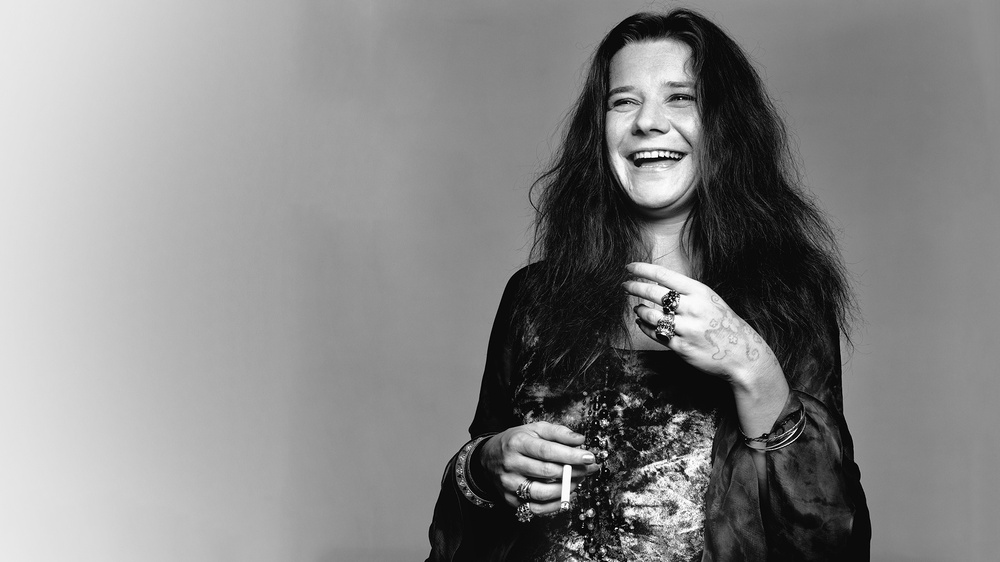
//> input picture img/janis.jpg, 1000 x 562 px, shrunk from 1920 x 1080 before the run
$ ./main img/janis.jpg 3 3   (built with g++ and OpenCV 4)
//> lines starting //> are read from the running program, lines starting //| are printed output that depends on the picture; after the words box and inside, x2 and y2 are one past the last pixel; in counts of white or black regions, pixels touching at a corner belong together
/*
 * David Ruiz García.
 *
*/

/*Step 1
   Sea aplica una mascara, usando la derivada de sobel.

  Step 2
   Se calcula el histograma de gradientes.
   Devuelve una matriz unidimencional.
   histogram_gradient(src,cell_TAM,bin_TAM);

 Step 4 se genera el vector caracteristico.
*/

#include "opencv2/imgproc/imgproc.hpp"
#include "opencv2/highgui/highgui.hpp"
#include "iostream"

using namespace std;
using namespace cv;

Mat getvec(Mat src,int nbin){
  /*Step 1*/
  Mat grad;
  int scale = 1;
  int delta = 0;
  int ddepth = CV_32F;
  Mat grad_x, grad_y;
  Mat abs_grad_x, abs_grad_y;
  /// Gradient X
  //Scharr( src, grad_x, ddepth, 1, 0, scale, delta, BORDER_DEFAULT );
  Sobel( src, grad_x, ddepth, 1, 0, 3, scale, delta, BORDER_DEFAULT );
  /// Gradient Y
  //Scharr( src, grad_y, ddepth, 0, 1, scale, delta, BORDER_DEFAULT );
  Sobel( src, grad_y, ddepth, 0, 1, 3, scale, delta, BORDER_DEFAULT );
  /// Total Gradient (approximate)

  /*Step 2*/
  Mat angle,magnitude;
  cartToPolar(grad_x, grad_y, magnitude,angle,1);
  /*Transform to unsigned gradient*/
  for(int i=0; i<angle.size().height;i++)
    for(int j=0; j<angle.size().width;j++){
      float intensity = angle.at<float>(i, j);
      if(intensity>180)
        angle.at<float>(Point(j,i)) = intensity-180;
    }
  int bin_tam = 180/nbin;
  Mat bin = Mat::zeros( nbin,1, CV_32FC1 );
  for(int x=0; x<magnitude.size().width; x++){
    for(int y=0; y<magnitude.size().height; y++){
      float intensity = angle.at<float>(y,x);
      int i=0;
      int val=0;
      do{
        if(intensity>=val && intensity < (val+bin_tam)){
          float mag = magnitude.at<float>(y,x)/255;
          if(intensity>=val && intensity<=val+90/bin_tam){
            bin.at<float>(i) += mag;
          }
          else{
            bin.at<float>(i+1) += mag;
          }
        }
        val+=bin_tam;
        i++;
      }while(i < nbin-1);
      float mag = magnitude.at<float>(y,x)/255;
      if(intensity>=val && intensity<=val+180/bin_tam){
        if(intensity>=val && intensity <=val+90/bin_tam)
          bin.at<float>(i) += mag;
        else
        bin.at<float>(0) += mag;
      }
    }
  }
  Mat bin_normalize;
  normalize(bin,bin_normalize,1,0, NORM_MINMAX);
  return bin_normalize;
}

Mat hog(Mat src, int cell_tam, int nbin){
  src.convertTo(src, CV_32F, 1/255.0);
  int nc = int (src.size().height/cell_tam) * int (src.size().width/cell_tam) * nbin;
  Mat vec = Mat::zeros( nc,1, CV_32FC1 );
  int x=0, y=0, nfeature=0;
  while(y<=(src.size().height-cell_tam)){
    x=0;
    while(x<=(src.size().width-cell_tam)){
      Mat roi(src, Rect(x,y,cell_tam,cell_tam));
      Mat cell = getvec(roi,nbin);
      for(int i=0;i<nbin;i++){
        float val = cell.at<float>(i);
        vec.at<float>(nfeature) = val;
        nfeature++;
      }
      x+=cell_tam;
    }
    y+=cell_tam;
  }
  return vec;
}

void view(Mat src, Mat vec, int cell_tam, int bin_tam){
  int nx = src.size().width/cell_tam;
  int ny = src.size().height/cell_tam;
  for(int i=0; i<nx; i++){
    for(int j=0; j<ny; j++){
      int x= i*cell_tam+cell_tam/4;
      int y= j*cell_tam+cell_tam/4;
      int m = (i*ny + j)*bin_tam;
      for(int aux=0;aux<bin_tam;aux++){
        float ang = CV_PI*(bin_tam * aux);
        float mag = cell_tam/4*vec.at<float>(m+aux);
        int sx = x+(mag)*cos(ang/180);
        int sy = y+(mag)*sin(ang/180);
        line(src, Point(x,y), Point(sx,sy), 255);
      }
      // [13 lines of commented-out code are left out]
    }
  }
  imshow("HOG",src);
}

// [10 lines of commented-out code are left out]

int main( int argc, char** argv ){
 Mat src;
 src = imread( argv[1] ,CV_LOAD_IMAGE_GRAYSCALE);
//> src is the input picture: 562 rows x 1000 cols, CV_8UC1; min 0, max 255, mean 134.3
 if(argc < 4){ cout << "./main img.jpg cell_tam bin_tam" <<endl; return -1;}
 if( !src.data ){ cout << "Image not found" <<endl;return -1; }

 int ncell=stoi (argv[2],nullptr,10), nbin=stoi (argv[3],nullptr,10);
//> ncell = 3; nbin = 3
 Mat vec = hog(src,ncell,nbin);
//> in hog, `int nc = int (src.size().height/cell_tam) * int (src.size().width/cell..`: nc = 186813
//> the loop in hog, `while(y<=(src.size().height-cell_tam))` made 187 passes
//> (nfeature, y) on passes 1 to 3: (999, 3), (1998, 6), (2997, 9)
//> after the loop in hog, `while(y<=(src.size().height-cell_tam))`: x = 999; nfeature = 186813; y = 561

 view(src,vec,ncell,nbin);
//> in view, `int nx = src.size().width/cell_tam;`: nx = 333
//> in view, `int ny = src.size().height/cell_tam;`: ny = 187
//> after the loop in view, `for(int i=0; i<nx; i++)`:
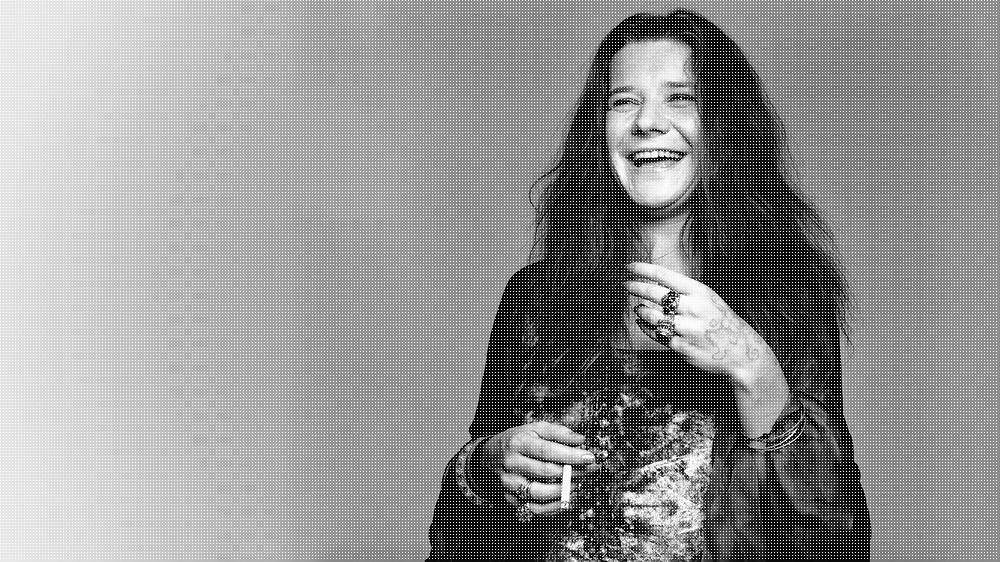
//> src: 562 rows x 1000 cols, CV_8UC1; 11.08% of pixels changed, all inside (x1, y1, x2, y2) = (0, 0, 997, 559)
 cout << vec << endl << endl;
//| [0;
//|  0;
//|  0;
//|  0;
//> (the first 4 of 261 printed lines)
 cout << "S: " <<  vec.size().height << endl;
//| S: 186813
 waitKey(0);
 return 0;
 }
